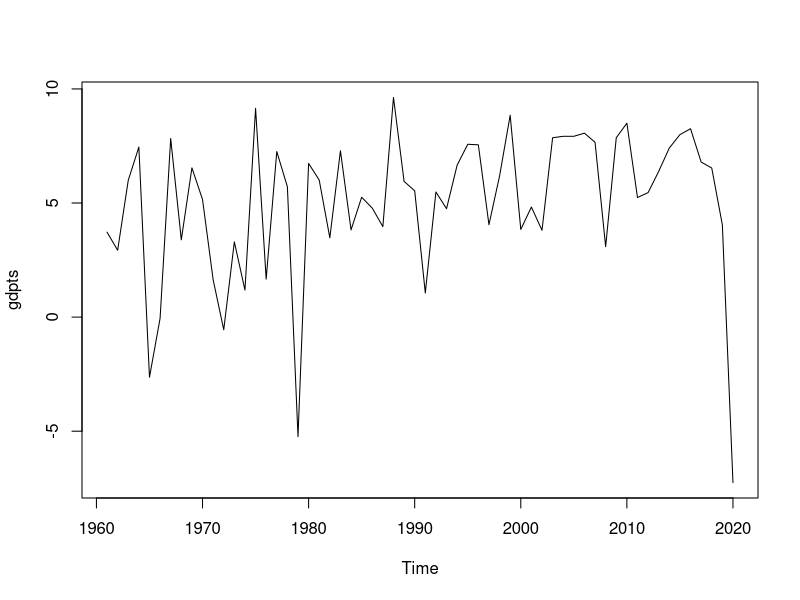
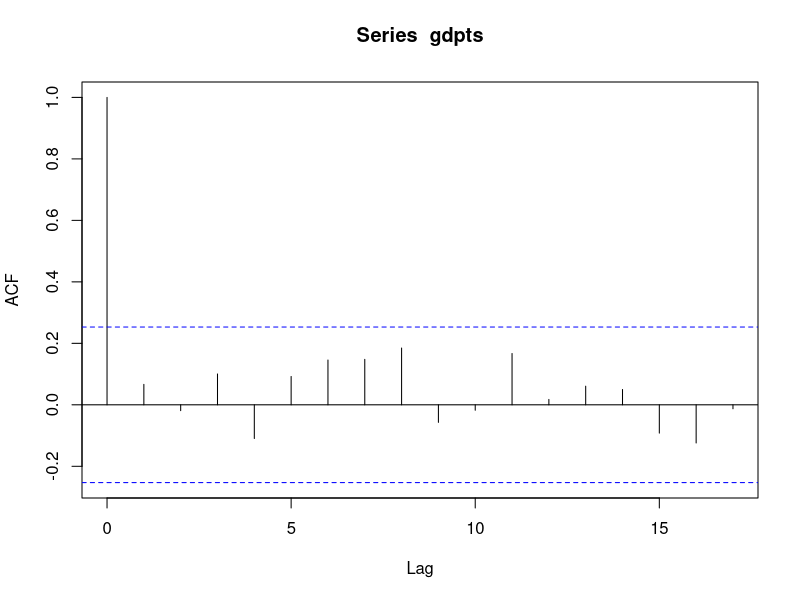
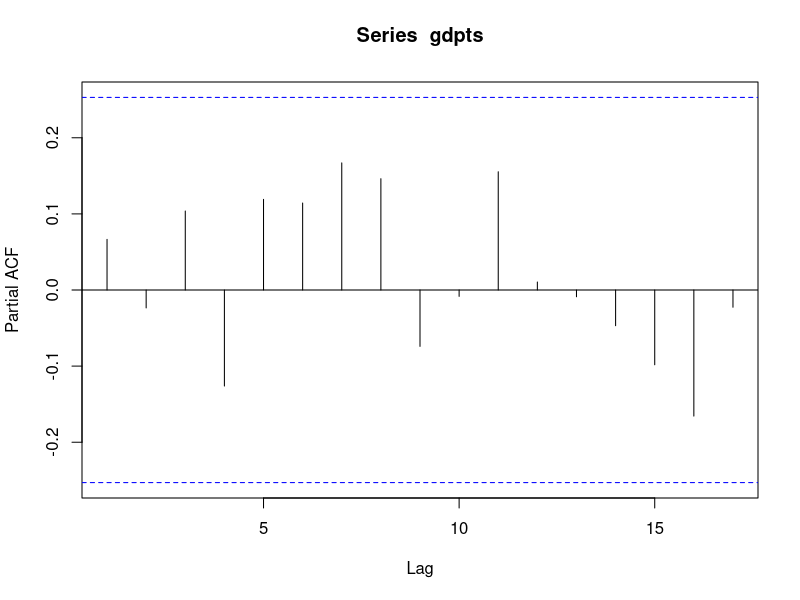
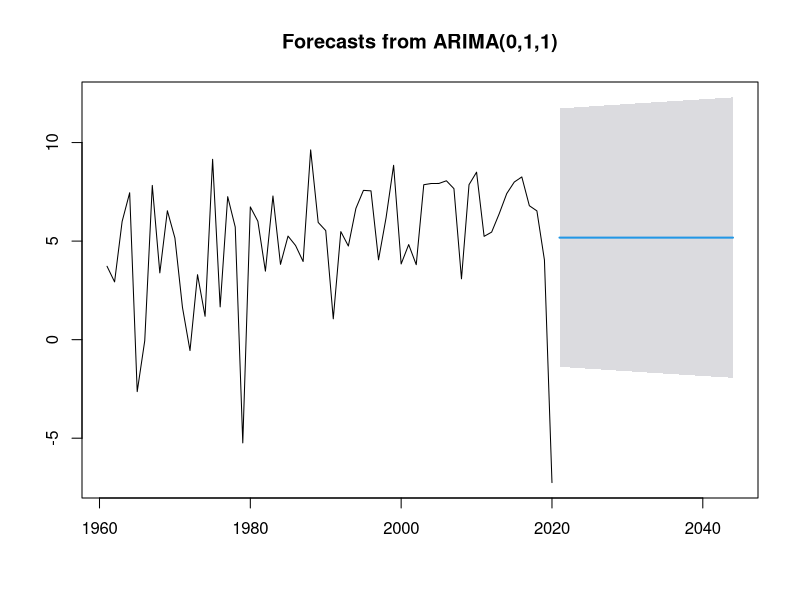

Write the R code that produced these figures, in order.

# For GDP

setwd("C:/Users/Abhinav Vijayakumar/Desktop/VIT Academics/Sem 6/Essentials of Data Analytics/LAB/LAB 2")

gdp <- read.csv("gdp.csv")
library(forecast)
library(tseries)
View(gdp)
gdpts<-ts(gdp$GDP_gr, start = min(gdp$Year), end = max(gdp$Year), frequency = 1)
class(gdpts)
plot(gdpts)
acf(gdpts)
pacf(gdpts)
adf.test(gdpts) # stationary only if p value <0.05

# To make it stationary, differentiate
gdpmodel=auto.arima(gdpts, ic='aic', trace = TRUE)
gdpf=forecast(gdpmodel, level=c(95), h=24)
gdpf
plot(gdpf)
accuracy(gdpmodel)